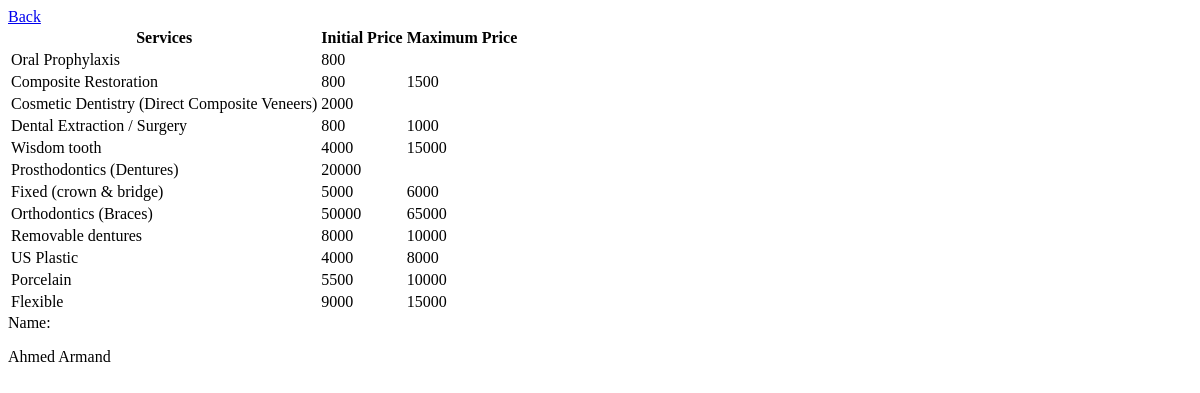
Before: /modules/admin/view-patient-payments.php?user_id=20251724 (signed in) with the older database file.
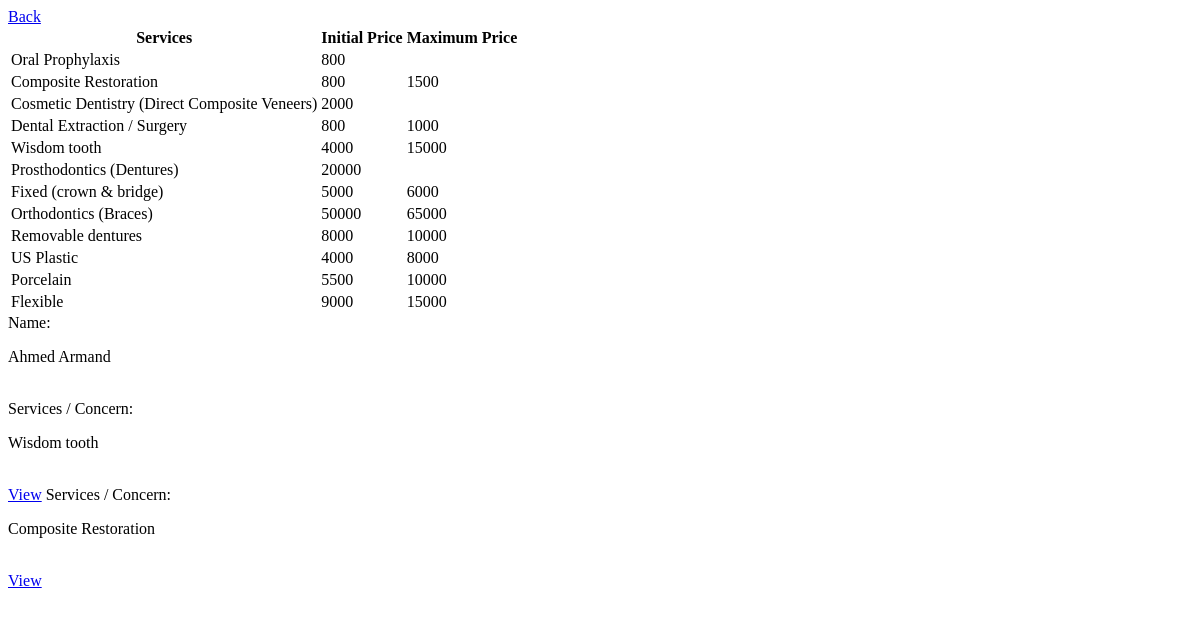
After: the same page with the newer database file.
### tables this page shows
CREATE TABLE `services` (
  `id` int(11) NOT NULL,
  `name` varchar(100) NOT NULL,
  `price` varchar(100) NOT NULL,
  `price_2` varchar(110) NOT NULL
);

CREATE TABLE `users` (
  `id` int(11) NOT NULL,
  `user_id` int(100) NOT NULL,
  `role_id` int(11) NOT NULL,
  `first_name` varchar(250) NOT NULL,
  `middle_name` varchar(255) NOT NULL,
  `last_name` varchar(255) NOT NULL,
  `mobile_number` varchar(255) NOT NULL,
  `email` varchar(255) DEFAULT NULL,
  `password` varchar(255) NOT NULL,
  `date_of_birth` date NOT NULL,
  `date_created` date NOT NULL,
  `date_updated` date NOT NULL,
  `token` varchar(255) DEFAULT NULL,
  `address` varchar(255) DEFAULT NULL,
  `otp` varchar(100) DEFAULT NULL
);

CREATE TABLE `appointments` (
  `id` int(11) NOT NULL,
  `user_id` int(11) NOT NULL,
  `user_id_patient` int(11) NOT NULL,
  `appointment_id` int(110) NOT NULL,
  `concern` varchar(255) NOT NULL,
  `confirmed` int(11) NOT NULL,
  `appointment_time` varchar(100) NOT NULL,
  `appointment_date` varchar(100) NOT NULL,
  `date_created` date NOT NULL,
  `date_updated` date NOT NULL,
  `remarks` varchar(255) DEFAULT NULL,
  `walk_in` int(11) DEFAULT NULL
);

### modules/admin/view-patient-payments.php (the view, shortened to what this page needs)
<?php
include('../../connection/connection.php');
?>
<!DOCTYPE html>
<html lang="en">
<head>
</head>
<body>
    <a href="payments.php">Back</a>
    <table>
    <tr>
        <th>Services</th>
        <th>Initial Price</th>
        <th>Maximum Price</th>
    </tr>
    <?php
        $query_services = "SELECT * FROM services";
        $run_services = mysqli_query($conn,$query_services);
        if(mysqli_num_rows($run_services) > 0){
            foreach($run_services as $row_services_2){
                ?>
                    <tr>
                        <td><?php echo $row_services_2['name']?></td>
                        <td><?php echo $row_services_2['price']?></td>
                        <td><?php echo $row_services_2['price_2']?></td>
                    </tr>
                <?php
            }
        }
    ?>
    </table>
    <?php
        if(isset($_GET['user_id'])){
            $user_id = $_GET['user_id'];
            $query_patient_name = "SELECT * FROM users WHERE user_id = '$user_id'";
            $run_patient_name = mysqli_query($conn,$query_patient_name);
            if(mysqli_num_rows($run_patient_name) > 0){
                foreach($run_patient_name as $row_patient_name){
                    ?>
                        <label for="">Name:</label>
                        <p><?php echo $row_patient_name['first_name'] . " " . $row_patient_name['last_name']?></p>
                        <br>
                    <?php
                }
            }
        }
    ?>
    <?php
        if(isset($_GET['user_id'])){
            $user_id = $_GET['user_id'];
                     ?>
                        <?php
            $query_patients_appointments = "SELECT users.user_id,users.first_name,users.last_name,appointments.concern,appointments.confirmed
            FROM users
            LEFT JOIN appointments
            ON users.user_id = appointments.user_id_patient
            WHERE appointments.confirmed = '1' AND users.role_id = '1' AND users.user_id = '$user_id'";
            $run_patients_appointments = mysqli_query($conn,$query_patients_appointments);
            if(mysqli_num_rows($run_patients_appointments) > 0){
                foreach($run_patients_appointments as $row_patients_appointments){
                    ?>
                        <label for="">Services / Concern:</label>
                        <p><?php echo $row_patients_appointments['concern']?></p>
                        <br>
                        <a href="history-patient-payments.php?user_id=<?php echo $row_patients_appointments['user_id']?>&concern=<?php echo $row_patients_appointments['concern']?>">View</a>
                    <?php
                }
            }
        }
    ?>
</body>
</html>

Changed rows visible on the page:
now on this page (row edited): appointments: concern "Wisdom tooth"
now on this page (row edited): appointments: concern "Composite Restoration"
